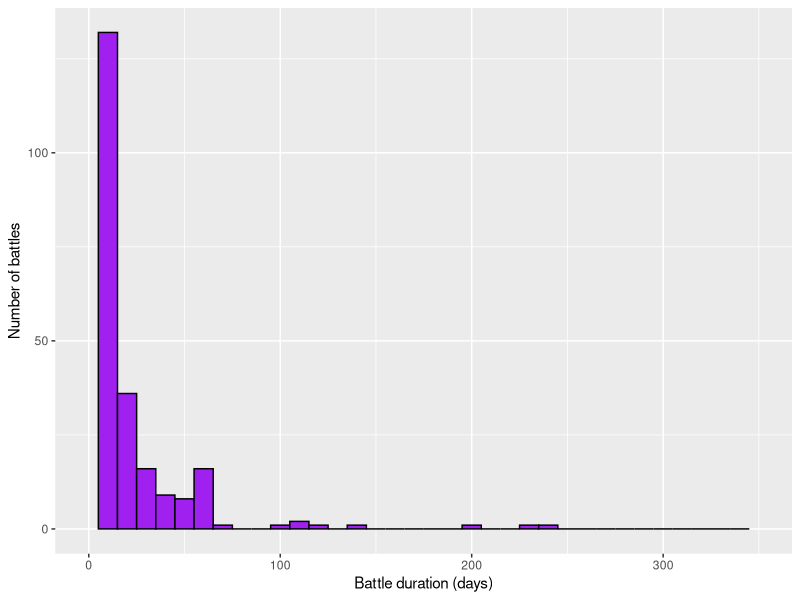
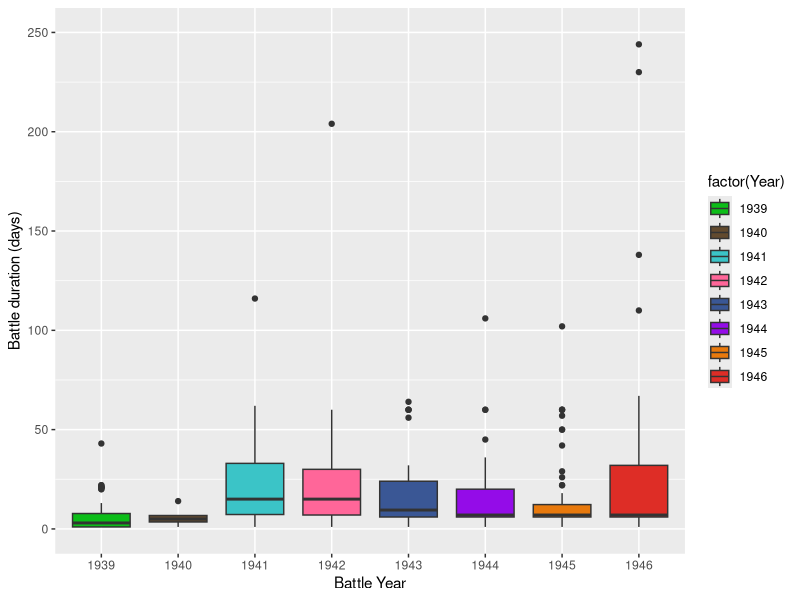
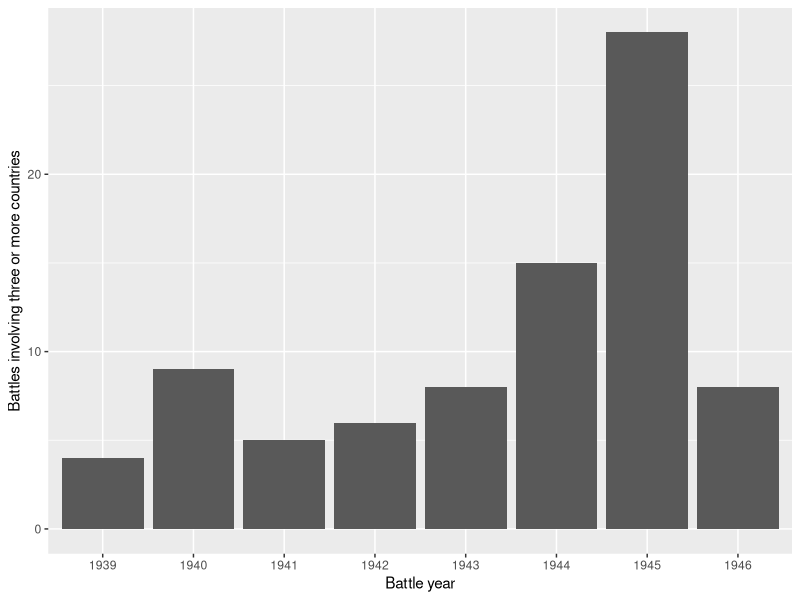
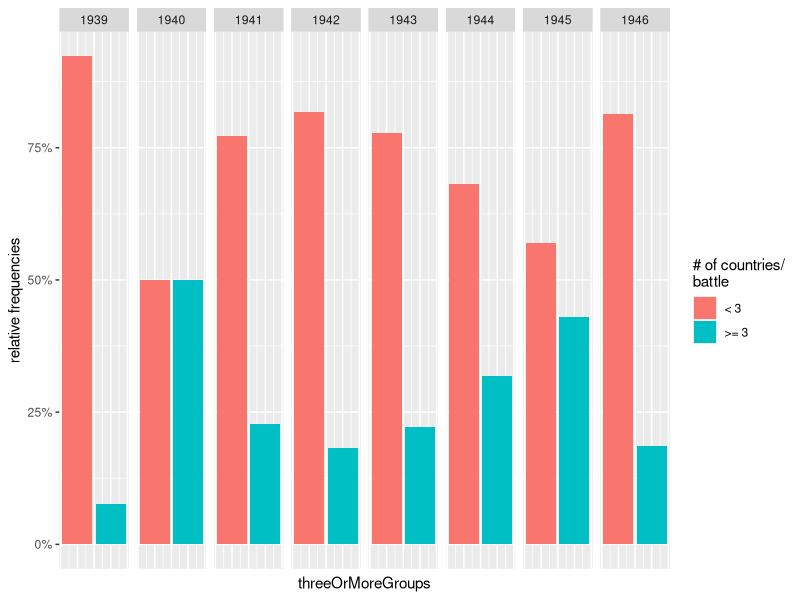
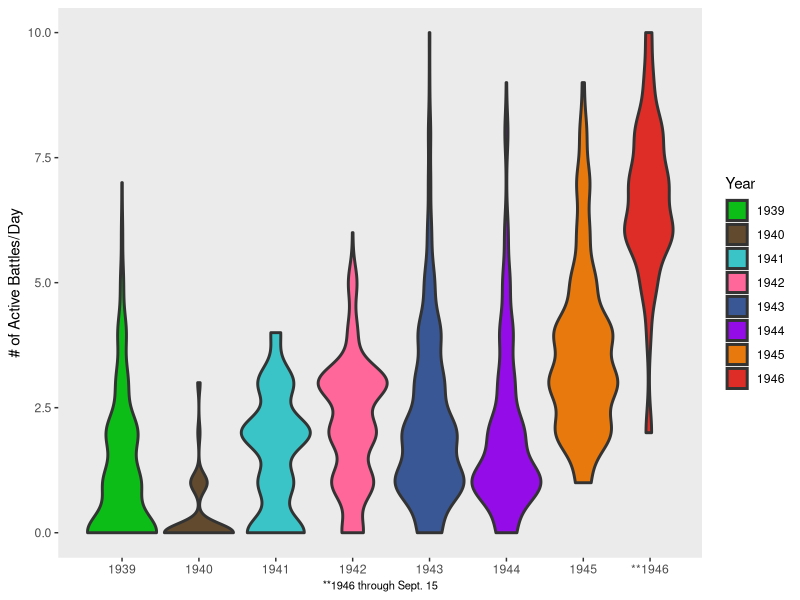
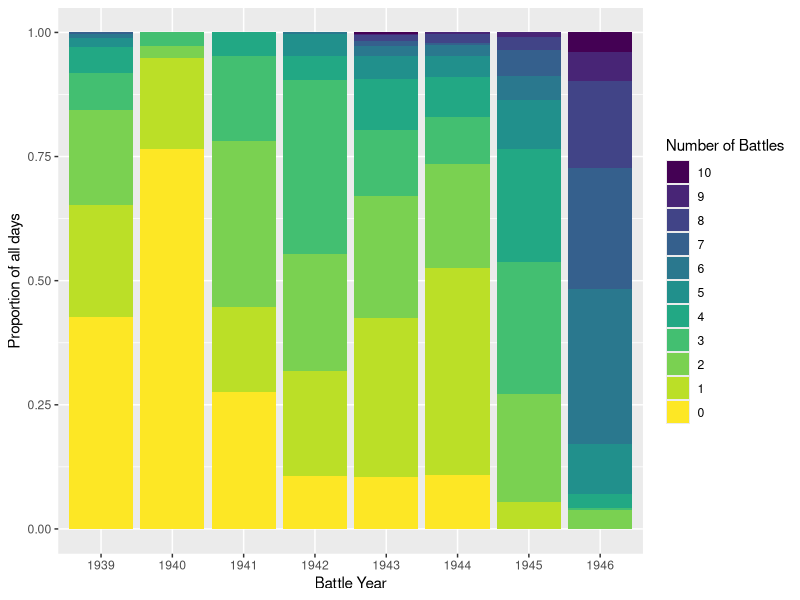
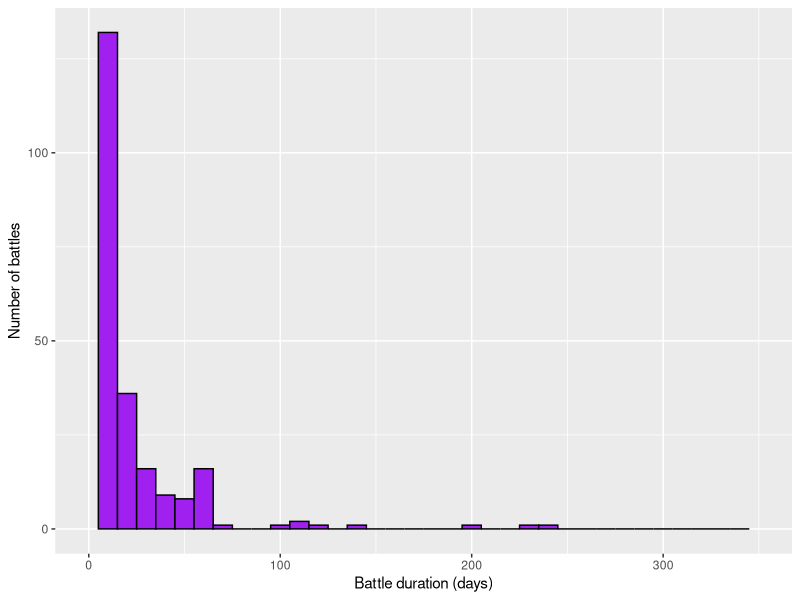
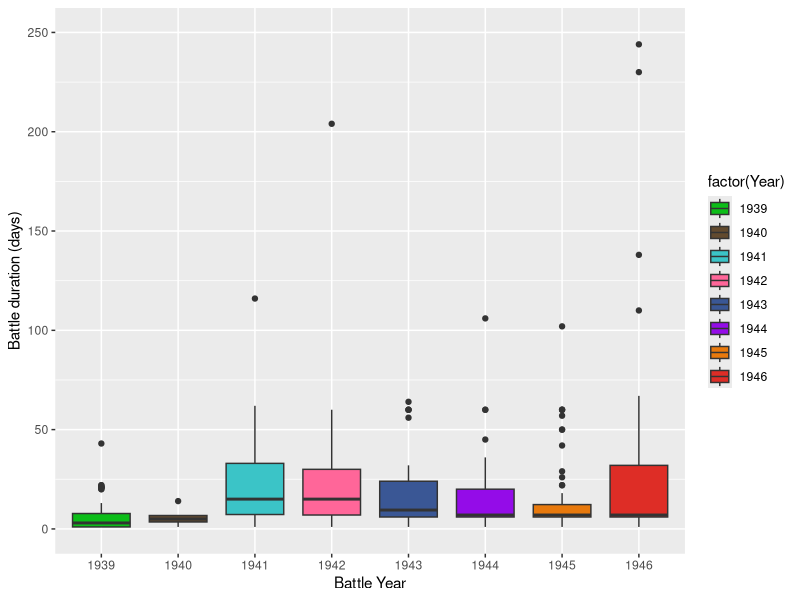

Source code (R) for these figures, in order:
### This exercise is intended to show you some examples of advanced data visualization.
### 

library(lubridate)
library(ggplot2)
library(UpSetR)
library(magrittr)
library(dplyr)

# Setting up our colors code:
# This will be relevant later in the exercise
bright <- c(yellow=rgb(255,222,13, maxColorValue=255), #ffde0d
            orange=rgb(232,121,12, maxColorValue=255),   #e8790c
            red=rgb(222,45,38, maxColorValue=255), #de2d26
            green=rgb(12,189,24, maxColorValue=255),  #0cbd18
            purple=rgb(148,12,232, maxColorValue=255), #940ce8
            blue=rgb(58,87,149, maxColorValue=255), #3a9eea
            pink=rgb( 255, 102, 153, maxColorValue=255), #ff6699
            teal=rgb(59,196,199, maxColorValue=255), #3bc4c7
            brown=rgb(98,74,46, maxColorValue=255))  #624a2e


# First, we will obviously need to import the dataset.
my.file <- read.csv(file="viz_data_battle_groups.csv", header=TRUE)

for (group in c("british", "greeks", "dutch", "belgians", "polish", "russians", "french", "americans")) { 
  my.file[,group] = ifelse(grepl(group, tolower(my.file$Groups), fixed=TRUE), 1, 0)
  my.file[,paste0(group,"_dur")]=ifelse(grepl(group, tolower(my.file$Groups), fixed=TRUE), my.file$Duration, 0)
}

# let's take a look at our file so far, using the head command, which we learned earlier in the workshop
head(my.file)

my.file2 <- my.file %>% mutate(NewStart = mdy(as.character(Start)))
my.file2 <- my.file2 %>% mutate(NewEnd = mdy(as.character(End)))
my.file2$Year <- year(my.file2$NewStart)

#visualizing the intersections between groups
intersection.df <- data.frame(my.file[,5], my.file[,7], my.file[,9], my.file[,11], my.file[,13], my.file[,15], my.file[,17], my.file[,19], my.file2$Duration, my.file2$Year)
colnames(intersection.df) <- c("British", "Greeks", "Dutch", "Belgians", "Polish", "Russians", "French", "Americans", "Duration", "Year")

#visualizing the distribution of battle duration (in days) across years
p <- ggplot(intersection.df, aes(Duration)) 
p + geom_histogram(colour="black", fill="purple",binwidth = 10) + xlim(c(0,350)) + ylab("Number of battles") + xlab("Battle duration (days)")
ggsave(file="histogram_battle_duration_year.png")

# Let's break out battle duration by year using a boxplot
# A boxplot (or 'box-and-whiskers plot' is a way to visually represent a distribution within a sample. The box itself shows the 25-75th percentile distribution, and the solid line in the box indicates the median value)
p <- ggplot(intersection.df, aes(x=factor(Year), y=Duration, fill=factor(Year)))
p + geom_boxplot() + ylim(0,250) + xlab("Battle Year") + ylab("Battle duration (days)") + scale_fill_manual(values=as.character(bright[c("green", "brown", "teal", "pink", "blue", "purple", "orange", "red")]))
ggsave(file="boxplot_Battle_duration_year.png")

# We can see that there is a big range of battle duration, though it's hard from this plot to say if it's changing by year
# Let's consider other ways of visualizing battle length using this dataset

#visualizing the number of 'battle intensity' ie those with three or more countries
new.df <- intersection.df[,1:8]
intersection.df$nGroups <- rowSums(new.df == 1)
my.vec <- rep(0, nrow(intersection.df))
my.index <- which(intersection.df$nGroups>=3)
my.vec[my.index] <- 1
intersection.df$threeOrMoreGroups <- my.vec
q <- ggplot(intersection.df, aes(x=factor(Year), y=threeOrMoreGroups), fill=factor(Year))
q + geom_bar(stat="identity") + xlab("Battle year") + ylab("Battles involving three or more countries")
ggsave(file="barplot_battles_with_3_or_more_groups.png")

# This plot shows us that 'battle intensity', as we have defined it has increased over the years, peaking in 2020. But this isn't the only we can capture our workload. Let's look at another.

#representing the fraction of battle with three or more countries
r <- ggplot(intersection.df, aes(threeOrMoreGroups, group=Year)) + geom_bar(aes(y=..prop.., fill=factor(..x..)), stat="count") + scale_y_continuous(labels=scales::percent) + ylab("relative frequencies") + facet_grid(~Year)
r + scale_fill_discrete(name = "# of countries/\nbattle", labels = c("< 3", ">= 3")) + theme(axis.ticks.x = element_blank(),
                                                                             axis.text.x = element_blank())
ggsave(file="barplot_battles_with_3_or_more_fraction.png")

# Now, let's visualize the interactions between differenct groups. To do this, we will use a new type of plot, which is called the UpSet. 
# The UpSet is a quite recent development in data visualization. It was presented by Alexander Lex and colleagues in 2016: https://www.ncbi.nlm.nih.gov/pmc/articles/PMC4720993/
# An UpSet is a way to display overlaps between sets. In this way it's similar to the much more well-known Venn Diagram. 
# However, the UpSet is (at least in my view) demonstrably superior to the Venn Diagram when the overlaps between more than three sets is displayed.

# We run this code using our intersection data frame, as follows:
png(filename="upSetPlot.png")
upset(new.df, nsets=8) #using the data frame we made earlier
dev.off()
# Note: we had to use a slightly different approach to save this file programmatically (ie with code). This is because we used a different plotting package.

# Here we see the distribution of different interactions between countries

### Our challenge is to display our data in a succinct way that shows our increased workload.

## A violin plot of # of active battles/day for each year
## A violin plot is similar to a box-and-whiskers plot, but it shows the distribution within a group more precisely
daily.battles <- read.csv(file="dailybattles_df.csv", header=TRUE) 
# Note: we had to manipulate the data frame to obtain this daily.battles object, but we're not going to focus on that during this tutorial.
# Instead, we're just reading in the data from a csv file in the intrest of clarity.
ggplot(data=daily.battles, aes(fill=as.factor(Year))) +
  geom_violin(aes(x=plot, y=Battles), size=1, scale="width") +
  xlab("Year")+
  ylab("# of Active Battles/Day")+
  theme(panel.grid.major = element_blank(), panel.grid.minor = element_blank())+
  scale_x_continuous("**1946 through Sept. 15", labels=c("1939", "1940", "1941", "1942", "1943", "1944", "1945", "**1946"), breaks=c(183, 548, 913,1278, 1643, 2008, 2373, 2690))+
  scale_fill_manual(values=as.character(bright[c("green", "brown", "teal", "pink", "blue", "purple", "orange", "red")])) +
  labs(fill="Year")+
  theme(axis.title.x=element_text(size=8))
ggsave("daily_battles_violin_plot.png")

### Let's see if we can represent the battle interactions in another way. 
### To do this, here we're creating what is called a stacked barplot. This shows the number or proportion of a given category within a single bar.
battles.tibble <- daily.battles %>% count(Battles, Year) %>% group_by(Year) %>% mutate(prop=prop.table(n))
battles.tibble$Battles <- reorder(battles.tibble$Battles, sort(battles.tibble$Battles, decreasing=TRUE))
battles.tibble$Battles <- ordered(battles.tibble$Battles, levels = c("10", "9", "8", "7", "6", "5", "4", "3", "2", "1", "0"))
ggplot(battles.tibble, aes(x=factor(Year), y=prop)) + geom_col(aes(fill=factor(Battles))) + labs(fill="Number of Battles") + xlab("Battle Year") + ylab("Proportion of all days")
ggsave(file="updated_daily_battles_stacked_barplot.png")

### Like the violin plot we made previously, this is telling us that the the battle interactions we were seeing, as measured by simultaneous battles, was increasing over time. 

### This concludes this part of the workshop. Please let us know if you have any questions or need help.
